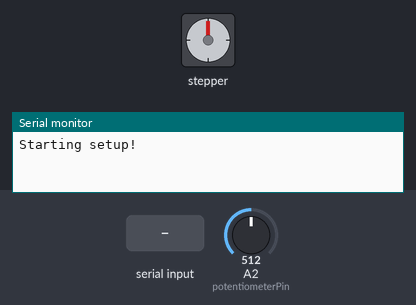
Simulated run of this sketch. Board: Arduino Uno, built with avr-gcc and run on an emulated ATmega328P. On the bench: stepper motor, the last lines printed to the serial monitor. The inputs (shaded band) are chosen by the test bench; at power-on: A2 (potentiometerPin) = 512. Stepper angles assume 200 steps per turn.

Above: at 1.2 s.
1.3 s: "b" received over Serial
At 2.7 s:
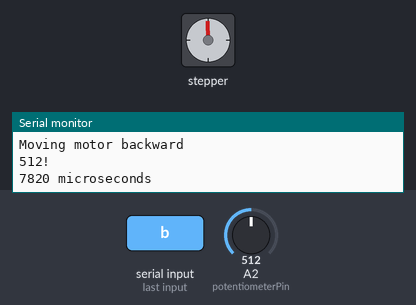
3.8 s: "f" received over Serial
At 6.2 s:
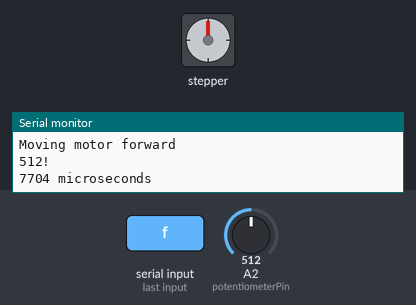
Timing chart, 0 to 7.7 s (numbered marks = the images above; inputs shaded):
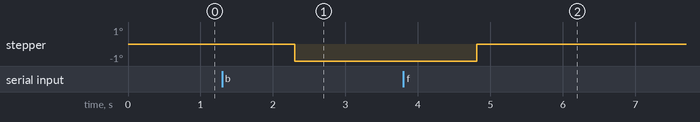

The sketch:

SerialBrushTest2.ino
```cpp
#include<Uduino.h>
Uduino uduino("myBrushArduino"); // Declare and name your object

#include <Wire.h>
#include <Adafruit_MotorShield.h>

int potentiometerPin = 2;
int potentiometerValue = 0;

// Create the motor shield object with the default I2C address
Adafruit_MotorShield AFMS = Adafruit_MotorShield();
// Connect a stepper motor with 200 steps per revolution (1.8 degree)
// to motor port #2 (M3 and M4)
Adafruit_StepperMotor *myMotor = AFMS.getStepper(200, 2);

int currentState = 0; //0 = not running, 1=running, 2=complete, 3=stuck
int currentStrokeCounter = 0;
int strokes = 10; // number of back and forth strokes in brushSequence
int motorSpeed = 20;
int stepsPerCycle = 10;
int incomingByte = 0;

void setup()
{

  Serial.begin(9600);
    Serial.println("Starting setup!");
//  uduino.addCommand("resetBrush", resetBrush);
//  uduino.addCommand("brushSequence", brushSequence);
//  uduino.addCommand("stroke", stroke);
//  uduino.addCommand("strokeCycle", strokeCycle);
//  uduino.addCommand("releaseMotor", releaseMotor);
//  uduino.addCommand("setValues", setValues);
//
    AFMS.begin();  // create with the default frequency 1.6KHz
    myMotor->setSpeed(motorSpeed);
}

void loop()
{
    potentiometerValue = analogRead(potentiometerPin);
//  uduino.update();

//  if (uduino.isConnected()) {
//    Serial.print(potentiometerValue);
//    Serial.println("!");
//  }

  if (Serial.available() > 0)
  {
    Serial.print(potentiometerValue);
    Serial.println("!");

    String tempString = Serial.readString(); // read the incoming string:
    Serial.print("I received: ");
    Serial.println(tempString);

    if (tempString == "b")
    {
       Serial.println("Moving motor backward");
       long time1 = micros();
       myMotor->step(1, BACKWARD, INTERLEAVE);
        long time2 = micros();
        long delta = time2 - time1;
        potentiometerValue = analogRead(potentiometerPin);
         Serial.print(potentiometerValue);
    Serial.println("!");
       Serial.print(delta);
    Serial.println(" microseconds");
    }
    if (tempString == "f")
    {
       Serial.println("Moving motor forward");
       long time1 = micros();
       myMotor->step(1, FORWARD, INTERLEAVE);
        long time2 = micros();
        long delta = time2 - time1;
        potentiometerValue = analogRead(potentiometerPin);
         Serial.print(potentiometerValue);
    Serial.println("!");
       Serial.print(delta);
    Serial.println(" microseconds");
    }

//    if (incomingByte == 3)
//    {
//       Serial.println("Moving motor forward");
//    }
//    if (incomingByte == 4)
//    {
//       Serial.println("Moving motor backwards");
//    }

  }


  if (currentState == 1)
  {
      progressStepper();
  }


    delay(100); // Delay of your choice or to match Unity's Read Timout
}

void progressStepper()
{
  ;
}

// goes to brushSequenceState
void brushSequence () {
 currentState = 1;
 currentStrokeCounter = 0;
}

// releases the motor so it stops generating heat
void releaseMotor () {
  currentState = 0;
   myMotor->release();
   if (uduino.isConnected()) {
    Serial.println("Stepper motor released!");
  }
}
```
